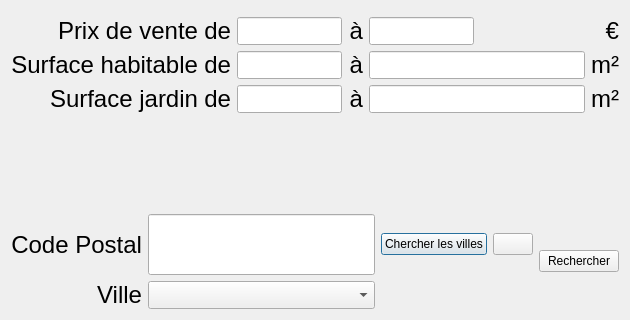
<?xml version="1.0" encoding="UTF-8"?>
<ui version="4.0">
 <class>DialogRechercheBiens</class>
 <widget class="QDialog" name="DialogRechercheBiens">
  <property name="geometry">
   <rect>
    <x>0</x>
    <y>0</y>
    <width>630</width>
    <height>320</height>
   </rect>
  </property>
  <property name="windowTitle">
   <string>Dialog</string>
  </property>
  <layout class="QVBoxLayout" name="verticalLayout">
   <item>
    <widget class="QWidget" name="widget_barreMenu" native="true">
     <property name="sizePolicy">
      <sizepolicy hsizetype="Maximum" vsizetype="Maximum">
       <horstretch>0</horstretch>
       <verstretch>0</verstretch>
      </sizepolicy>
     </property>
     <property name="maximumSize">
      <size>
       <width>779</width>
       <height>91</height>
      </size>
     </property>
    </widget>
   </item>
   <item>
    <layout class="QGridLayout" name="gridLayout">
     <item row="0" column="0">
      <widget class="QLabel" name="label_RecherchePrixVente">
       <property name="font">
        <font>
         <family>Liberation Sans</family>
         <pointsize>18</pointsize>
        </font>
       </property>
       <property name="text">
        <string>Prix de vente</string>
       </property>
       <property name="alignment">
        <set>Qt::AlignRight|Qt::AlignTrailing|Qt::AlignVCenter</set>
       </property>
      </widget>
     </item>
     <item row="0" column="1">
      <widget class="QLabel" name="label_Recherche_de">
       <property name="font">
        <font>
         <family>Liberation Sans</family>
         <pointsize>18</pointsize>
        </font>
       </property>
       <property name="text">
        <string>de</string>
       </property>
       <property name="alignment">
        <set>Qt::AlignRight|Qt::AlignTrailing|Qt::AlignVCenter</set>
       </property>
      </widget>
     </item>
     <item row="0" column="2">
      <widget class="QLineEdit" name="lineEdit_RechercheMinPrixVente">
       <property name="sizePolicy">
        <sizepolicy hsizetype="Maximum" vsizetype="Expanding">
         <horstretch>3</horstretch>
         <verstretch>1</verstretch>
        </sizepolicy>
       </property>
       <property name="maximumSize">
        <size>
         <width>421</width>
         <height>16777215</height>
        </size>
       </property>
      </widget>
     </item>
     <item row="0" column="3">
      <widget class="QLabel" name="label_Recherche_a">
       <property name="font">
        <font>
         <family>Liberation Sans</family>
         <pointsize>18</pointsize>
        </font>
       </property>
       <property name="text">
        <string>à</string>
       </property>
       <property name="alignment">
        <set>Qt::AlignRight|Qt::AlignTrailing|Qt::AlignVCenter</set>
       </property>
      </widget>
     </item>
     <item row="0" column="4">
      <widget class="QLineEdit" name="lineEdit_RechercheMaxPrixVente">
       <property name="sizePolicy">
        <sizepolicy hsizetype="Maximum" vsizetype="Expanding">
         <horstretch>3</horstretch>
         <verstretch>1</verstretch>
        </sizepolicy>
       </property>
       <property name="maximumSize">
        <size>
         <width>421</width>
         <height>16777215</height>
        </size>
       </property>
      </widget>
     </item>
     <item row="0" column="5" colspan="2">
      <widget class="QLabel" name="label_Recherche_euros">
       <property name="font">
        <font>
         <family>Liberation Sans</family>
         <pointsize>18</pointsize>
        </font>
       </property>
       <property name="text">
        <string>€</string>
       </property>
       <property name="alignment">
        <set>Qt::AlignRight|Qt::AlignTrailing|Qt::AlignVCenter</set>
       </property>
      </widget>
     </item>
     <item row="1" column="0">
      <widget class="QLabel" name="label_RechercheSurfHab">
       <property name="sizePolicy">
        <sizepolicy hsizetype="Minimum" vsizetype="Preferred">
         <horstretch>0</horstretch>
         <verstretch>0</verstretch>
        </sizepolicy>
       </property>
       <property name="font">
        <font>
         <family>Liberation Sans</family>
         <pointsize>18</pointsize>
        </font>
       </property>
       <property name="text">
        <string>Surface habitable</string>
       </property>
       <property name="alignment">
        <set>Qt::AlignRight|Qt::AlignTrailing|Qt::AlignVCenter</set>
       </property>
       <property name="buddy">
        <cstring>lineEdit_SurfHabMin</cstring>
       </property>
      </widget>
     </item>
     <item row="1" column="1">
      <widget class="QLabel" name="label_Recherche_de_2">
       <property name="font">
        <font>
         <family>Liberation Sans</family>
         <pointsize>18</pointsize>
        </font>
       </property>
       <property name="text">
        <string>de</string>
       </property>
       <property name="alignment">
        <set>Qt::AlignRight|Qt::AlignTrailing|Qt::AlignVCenter</set>
       </property>
      </widget>
     </item>
     <item row="1" column="2">
      <widget class="QLineEdit" name="lineEdit_RechercheMinSurHab">
       <property name="sizePolicy">
        <sizepolicy hsizetype="Maximum" vsizetype="Expanding">
         <horstretch>3</horstretch>
         <verstretch>1</verstretch>
        </sizepolicy>
       </property>
       <property name="maximumSize">
        <size>
         <width>421</width>
         <height>16777215</height>
        </size>
       </property>
      </widget>
     </item>
     <item row="1" column="3">
      <widget class="QLabel" name="label_Recherche_a_2">
       <property name="font">
        <font>
         <family>Liberation Sans</family>
         <pointsize>18</pointsize>
        </font>
       </property>
       <property name="text">
        <string>à</string>
       </property>
       <property name="alignment">
        <set>Qt::AlignRight|Qt::AlignTrailing|Qt::AlignVCenter</set>
       </property>
      </widget>
     </item>
     <item row="1" column="4" colspan="2">
      <widget class="QLineEdit" name="lineEdit_RechercheMaxSurHab">
       <property name="sizePolicy">
        <sizepolicy hsizetype="Maximum" vsizetype="Expanding">
         <horstretch>3</horstretch>
         <verstretch>1</verstretch>
        </sizepolicy>
       </property>
       <property name="maximumSize">
        <size>
         <width>421</width>
         <height>16777215</height>
        </size>
       </property>
      </widget>
     </item>
     <item row="1" column="6">
      <widget class="QLabel" name="label_Recherche_mCarre">
       <property name="font">
        <font>
         <family>Liberation Sans</family>
         <pointsize>18</pointsize>
        </font>
       </property>
       <property name="text">
        <string>m²</string>
       </property>
       <property name="alignment">
        <set>Qt::AlignRight|Qt::AlignTrailing|Qt::AlignVCenter</set>
       </property>
      </widget>
     </item>
     <item row="2" column="0">
      <widget class="QLabel" name="label_SurfJard_2">
       <property name="sizePolicy">
        <sizepolicy hsizetype="Minimum" vsizetype="Preferred">
         <horstretch>0</horstretch>
         <verstretch>0</verstretch>
        </sizepolicy>
       </property>
       <property name="font">
        <font>
         <family>Liberation Sans</family>
         <pointsize>18</pointsize>
        </font>
       </property>
       <property name="text">
        <string>Surface jardin</string>
       </property>
       <property name="alignment">
        <set>Qt::AlignRight|Qt::AlignTrailing|Qt::AlignVCenter</set>
       </property>
       <property name="buddy">
        <cstring>lineEdit_SurJardMin</cstring>
       </property>
      </widget>
     </item>
     <item row="2" column="1">
      <widget class="QLabel" name="label_Recherche_de_3">
       <property name="font">
        <font>
         <family>Liberation Sans</family>
         <pointsize>18</pointsize>
        </font>
       </property>
       <property name="text">
        <string>de</string>
       </property>
       <property name="alignment">
        <set>Qt::AlignRight|Qt::AlignTrailing|Qt::AlignVCenter</set>
       </property>
      </widget>
     </item>
     <item row="2" column="2">
      <widget class="QLineEdit" name="lineEdit_RechercheMinSurJard">
       <property name="sizePolicy">
        <sizepolicy hsizetype="Maximum" vsizetype="Expanding">
         <horstretch>3</horstretch>
         <verstretch>1</verstretch>
        </sizepolicy>
       </property>
       <property name="maximumSize">
        <size>
         <width>421</width>
         <height>16777215</height>
        </size>
       </property>
      </widget>
     </item>
     <item row="2" column="3">
      <widget class="QLabel" name="label_Recherche_a_3">
       <property name="font">
        <font>
         <family>Liberation Sans</family>
         <pointsize>18</pointsize>
        </font>
       </property>
       <property name="text">
        <string>à</string>
       </property>
       <property name="alignment">
        <set>Qt::AlignRight|Qt::AlignTrailing|Qt::AlignVCenter</set>
       </property>
      </widget>
     </item>
     <item row="2" column="4" colspan="2">
      <widget class="QLineEdit" name="lineEdit_RechercheMaxSurJard">
       <property name="sizePolicy">
        <sizepolicy hsizetype="Maximum" vsizetype="Expanding">
         <horstretch>3</horstretch>
         <verstretch>1</verstretch>
        </sizepolicy>
       </property>
       <property name="maximumSize">
        <size>
         <width>421</width>
         <height>16777215</height>
        </size>
       </property>
      </widget>
     </item>
     <item row="2" column="6">
      <widget class="QLabel" name="label_Recherche_mCarre_2">
       <property name="font">
        <font>
         <family>Liberation Sans</family>
         <pointsize>18</pointsize>
        </font>
       </property>
       <property name="text">
        <string>m²</string>
       </property>
       <property name="alignment">
        <set>Qt::AlignRight|Qt::AlignTrailing|Qt::AlignVCenter</set>
       </property>
      </widget>
     </item>
    </layout>
   </item>
   <item>
    <spacer name="verticalSpacer">
     <property name="orientation">
      <enum>Qt::Vertical</enum>
     </property>
     <property name="sizeHint" stdset="0">
      <size>
       <width>20</width>
       <height>40</height>
      </size>
     </property>
    </spacer>
   </item>
   <item>
    <layout class="QHBoxLayout" name="horizontalLayout">
     <item>
      <layout class="QGridLayout" name="gridLayout_2">
       <item row="0" column="0">
        <widget class="QLabel" name="label_CodePostal">
         <property name="sizePolicy">
          <sizepolicy hsizetype="Minimum" vsizetype="Preferred">
           <horstretch>0</horstretch>
           <verstretch>0</verstretch>
          </sizepolicy>
         </property>
         <property name="font">
          <font>
           <family>Liberation Sans</family>
           <pointsize>18</pointsize>
          </font>
         </property>
         <property name="text">
          <string>Code Postal</string>
         </property>
         <property name="alignment">
          <set>Qt::AlignRight|Qt::AlignTrailing|Qt::AlignVCenter</set>
         </property>
        </widget>
       </item>
       <item row="0" column="1">
        <widget class="QLineEdit" name="lineEdit_CodePostal_Recherche_Bien">
         <property name="sizePolicy">
          <sizepolicy hsizetype="Maximum" vsizetype="Expanding">
           <horstretch>3</horstretch>
           <verstretch>1</verstretch>
          </sizepolicy>
         </property>
         <property name="maximumSize">
          <size>
           <width>421</width>
           <height>16777215</height>
          </size>
         </property>
        </widget>
       </item>
       <item row="0" column="2">
        <widget class="QPushButton" name="button_ChercherVilles_Bien_2">
         <property name="text">
          <string>Chercher les villes</string>
         </property>
        </widget>
       </item>
       <item row="0" column="3">
        <widget class="QPushButton" name="button_AjouterVilleAChercher">
         <property name="text">
          <string/>
         </property>
         <property name="icon">
          <iconset resource="ressources.qrc">
           <normaloff>:/app/add_48</normaloff>:/app/add_48</iconset>
         </property>
        </widget>
       </item>
       <item row="1" column="0">
        <widget class="QLabel" name="label_Ville">
         <property name="sizePolicy">
          <sizepolicy hsizetype="Minimum" vsizetype="Preferred">
           <horstretch>1</horstretch>
           <verstretch>0</verstretch>
          </sizepolicy>
         </property>
         <property name="font">
          <font>
           <family>Liberation Sans</family>
           <pointsize>18</pointsize>
          </font>
         </property>
         <property name="text">
          <string>Ville</string>
         </property>
         <property name="alignment">
          <set>Qt::AlignRight|Qt::AlignTrailing|Qt::AlignVCenter</set>
         </property>
         <property name="buddy">
          <cstring>comboBox_Ville_Bien</cstring>
         </property>
        </widget>
       </item>
       <item row="1" column="1">
        <widget class="QComboBox" name="comboBox_Ville_Recherche_Bien">
         <property name="sizePolicy">
          <sizepolicy hsizetype="Preferred" vsizetype="MinimumExpanding">
           <horstretch>1</horstretch>
           <verstretch>0</verstretch>
          </sizepolicy>
         </property>
        </widget>
       </item>
      </layout>
     </item>
     <item>
      <widget class="QPushButton" name="button_LancerRechercheBiens">
       <property name="text">
        <string>Rechercher</string>
       </property>
      </widget>
     </item>
    </layout>
   </item>
  </layout>
 </widget>
 <tabstops>
  <tabstop>lineEdit_RechercheMinPrixVente</tabstop>
  <tabstop>lineEdit_RechercheMaxPrixVente</tabstop>
  <tabstop>lineEdit_RechercheMinSurHab</tabstop>
  <tabstop>lineEdit_RechercheMaxSurHab</tabstop>
  <tabstop>lineEdit_RechercheMinSurJard</tabstop>
  <tabstop>lineEdit_RechercheMaxSurJard</tabstop>
  <tabstop>lineEdit_CodePostal_Recherche_Bien</tabstop>
  <tabstop>button_ChercherVilles_Bien_2</tabstop>
  <tabstop>comboBox_Ville_Recherche_Bien</tabstop>
  <tabstop>button_AjouterVilleAChercher</tabstop>
  <tabstop>button_LancerRechercheBiens</tabstop>
 </tabstops>
 <resources>
  <include location="ressources.qrc"/>
 </resources>
 <connections/>
</ui>
